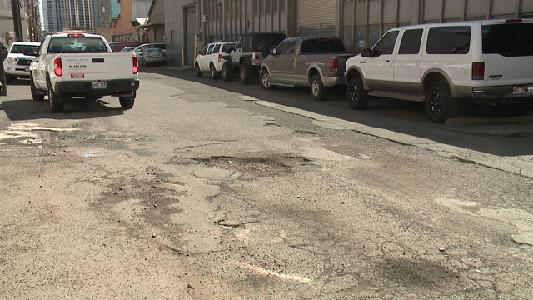
#> input picture backend/train/images/pothole_1059.jpg, 533 x 300 px
$ python -i preprocessor.py   (imports and definitions only)
#> lines starting #> are read from the running program, lines starting #| are printed output that depends on the picture
import cv2
import os

def preprocess_image(image_path: str) -> str:
#> called with image_path = '../train/images/pothole_1059.jpg'
    img = cv2.imread(image_path)
#> img is the input picture: shape (300, 533, 3); mean B, G, R 110.9, 127.6, 137.2
    if img is None:
        return image_path

    img = cv2.resize(img, (640, 640))
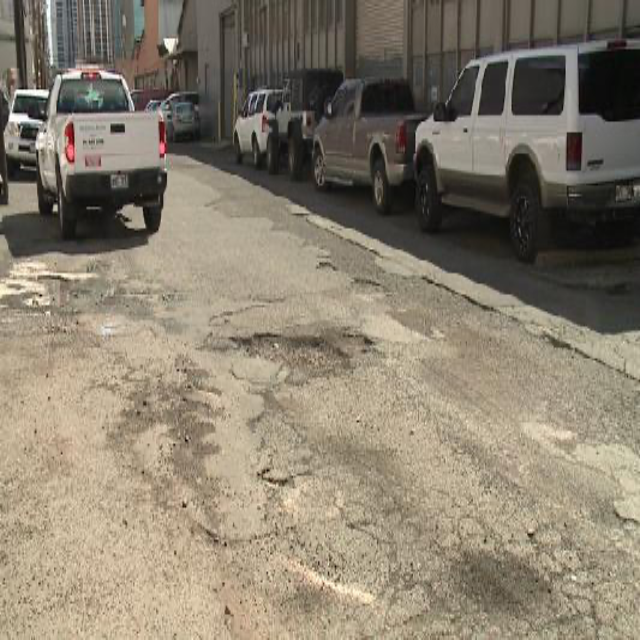
#> img: shape (640, 640, 3); mean B, G, R 110.8, 127.5, 137.1
    img = cv2.fastNlMeansDenoisingColored(img, None, 10, 10, 7, 21)

    lab = cv2.cvtColor(img, cv2.COLOR_BGR2LAB)
#> lab: shape (640, 640, 3); mean of channels 0, 1, 2 134.8, 128.8, 138.2
    l, a, b = cv2.split(lab)
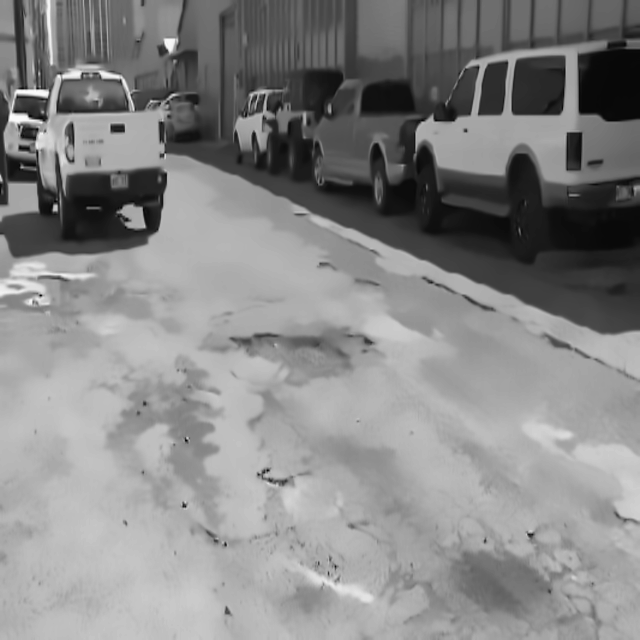
#> l: shape (640, 640); min 2, max 253, mean 134.8
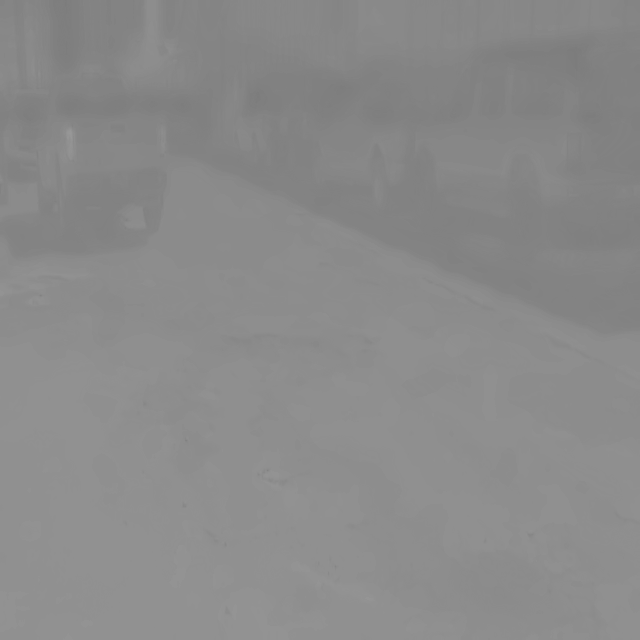
#> b: shape (640, 640); min 124, max 152, mean 138.2
    clahe = cv2.createCLAHE(clipLimit=2.0, tileGridSize=(8, 8))
    l = clahe.apply(l)
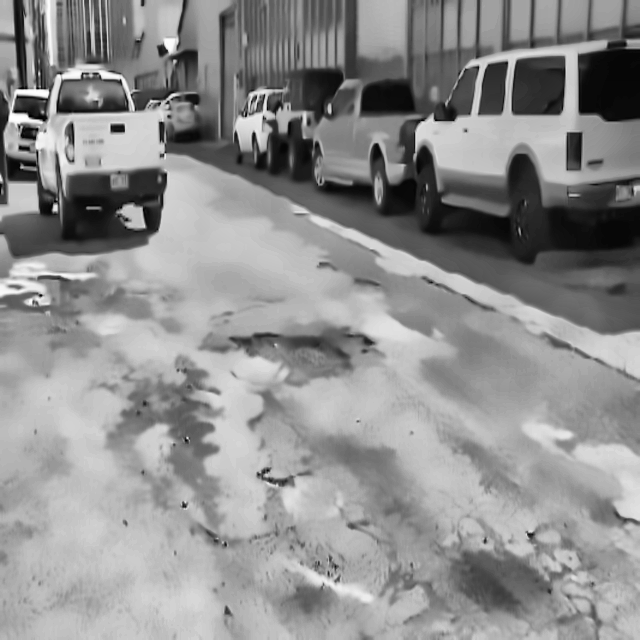
#> l: shape (640, 640); min 1, max 255, mean 142.7
    img = cv2.merge((l, a, b))
#> img: shape (640, 640, 3); mean of channels 0, 1, 2 142.7, 128.8, 138.2
    img = cv2.cvtColor(img, cv2.COLOR_LAB2BGR)
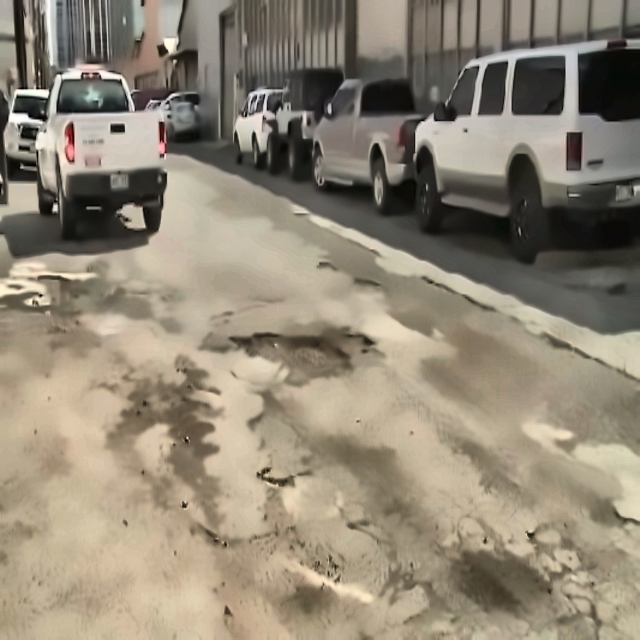
#> img: shape (640, 640, 3); mean B, G, R 118.2, 135.2, 144.9

    out_path = image_path.replace("raw_", "processed_")
    cv2.imwrite(out_path, img)
    return out_path

>>> result = preprocess_image('../train/images/pothole_1059.jpg')

$ run again, on backend/train/images/pothole_106.jpg
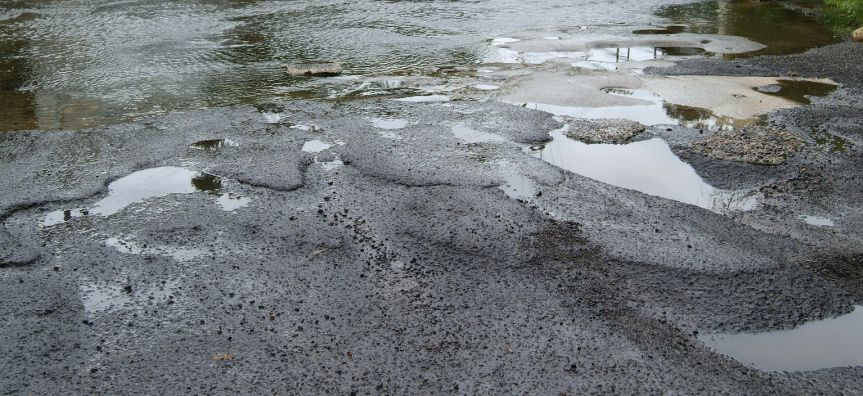
#> input picture backend/train/images/pothole_106.jpg, 863 x 396 px
#> in preprocess_image, img is the input picture: shape (396, 863, 3); mean B, G, R 121.7, 119.3, 114.3
#> lab: shape (640, 640, 3); mean of channels 0, 1, 2 125.8, 126.6, 126.2
#> in preprocess_image, `l, a, b = cv2.split(lab)`:
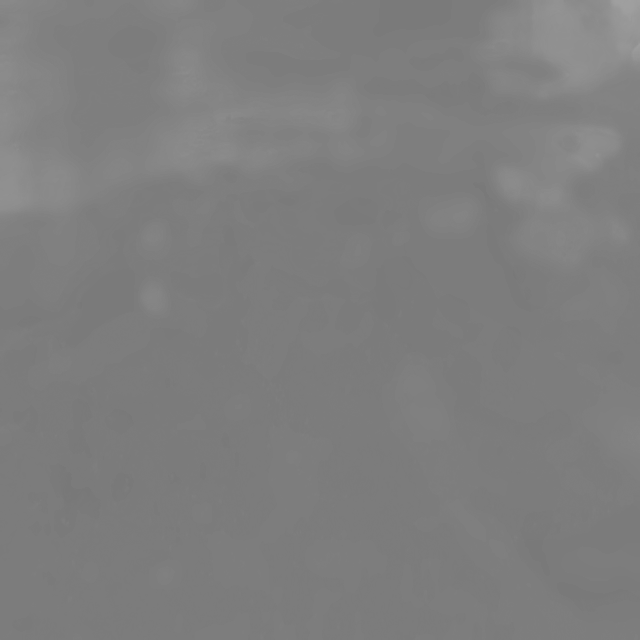
#> b: shape (640, 640); min 120, max 160, mean 126.2
#> in preprocess_image, `img = cv2.cvtColor(img, cv2.COLOR_LAB2BGR)`:
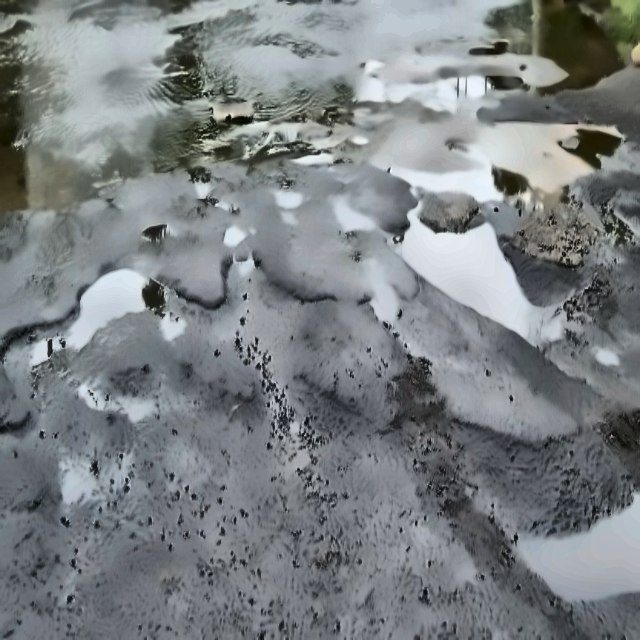
#> img: shape (640, 640, 3); mean B, G, R 130.7, 128.5, 123.2

$ run again, on backend/train/images/pothole_1083.jpg
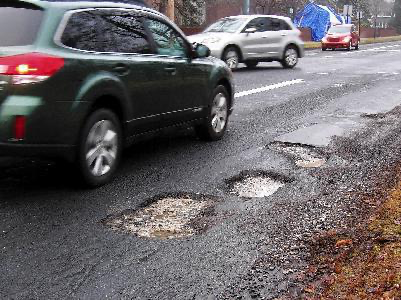
#> input picture backend/train/images/pothole_1083.jpg, 401 x 300 px
#> in preprocess_image, img is the input picture: shape (300, 401, 3); mean B, G, R 103.9, 101.2, 107
#> lab: shape (640, 640, 3); mean of channels 0, 1, 2 107.8, 131, 127.7
#> in preprocess_image, `l, a, b = cv2.split(lab)`:
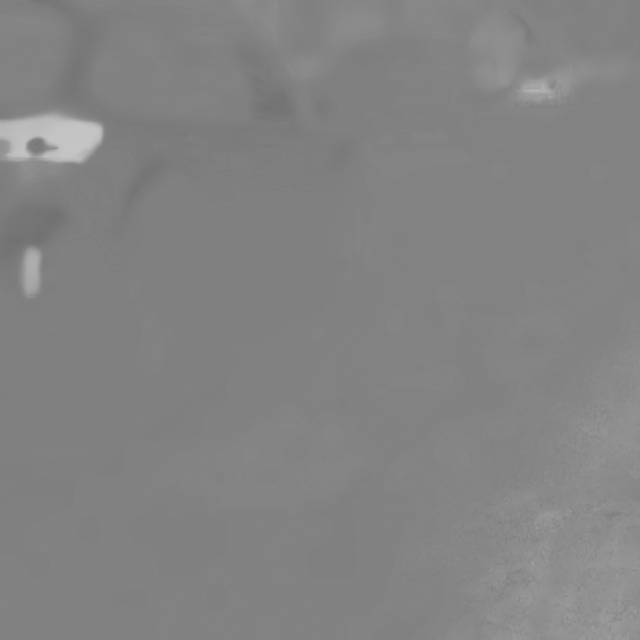
#> a: shape (640, 640); min 113, max 198, mean 131
#> in preprocess_image, `img = cv2.cvtColor(img, cv2.COLOR_LAB2BGR)`:
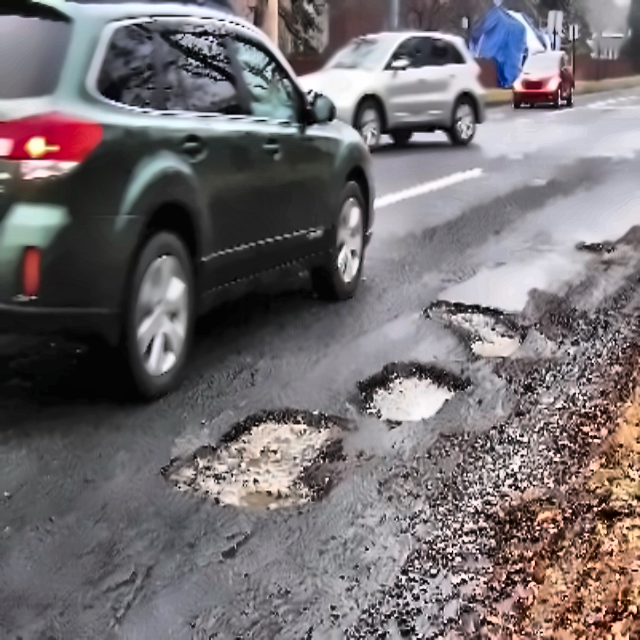
#> img: shape (640, 640, 3); mean B, G, R 113.5, 110.9, 116.8

$ run again, on backend/train/images/pothole_1084.jpg
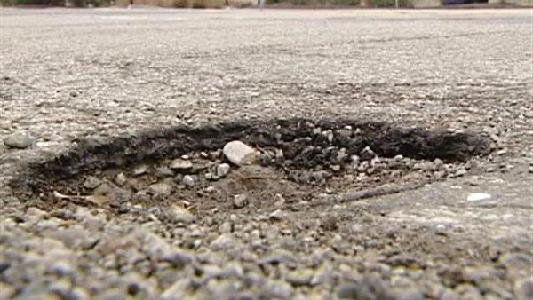
#> input picture backend/train/images/pothole_1084.jpg, 533 x 300 px
#> in preprocess_image, img is the input picture: shape (300, 533, 3); mean B, G, R 136.8, 148.2, 159.6
#> lab: shape (640, 640, 3); mean of channels 0, 1, 2 156.3, 130.4, 135.8
#> in preprocess_image, `l = clahe.apply(l)`:
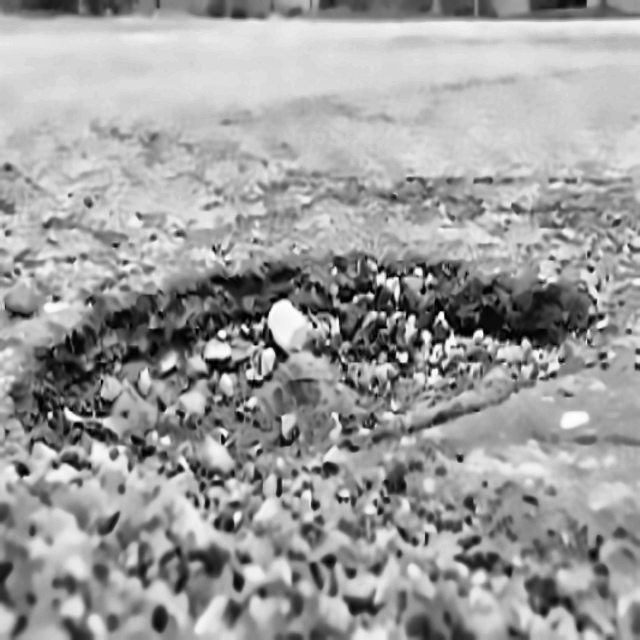
#> l: shape (640, 640); min 0, max 254, mean 157.6
#> in preprocess_image, `img = cv2.cvtColor(img, cv2.COLOR_LAB2BGR)`:
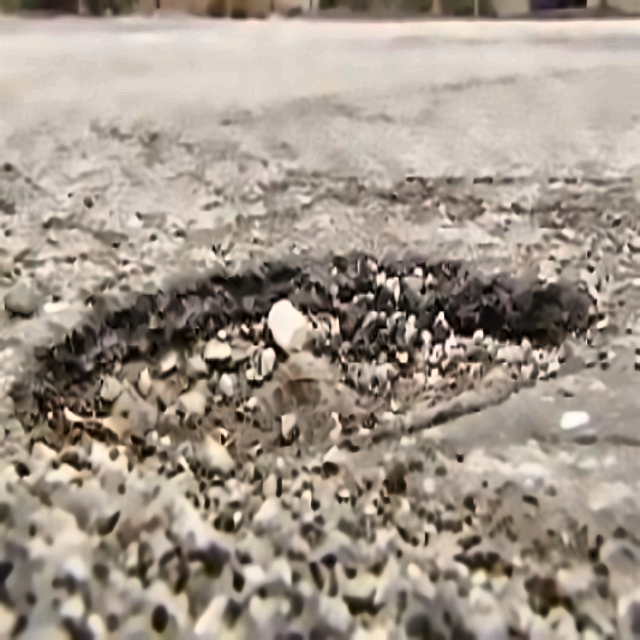
#> img: shape (640, 640, 3); mean B, G, R 137.8, 149.6, 161.4
